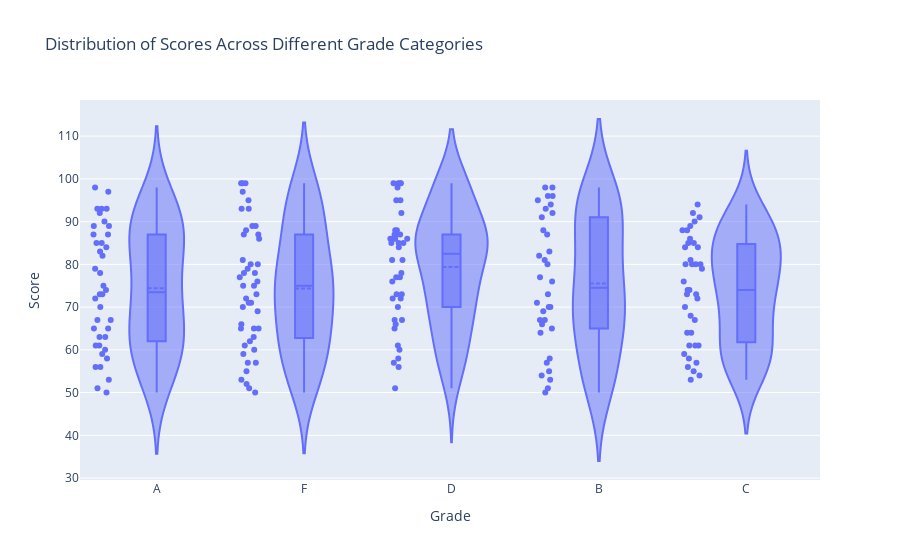
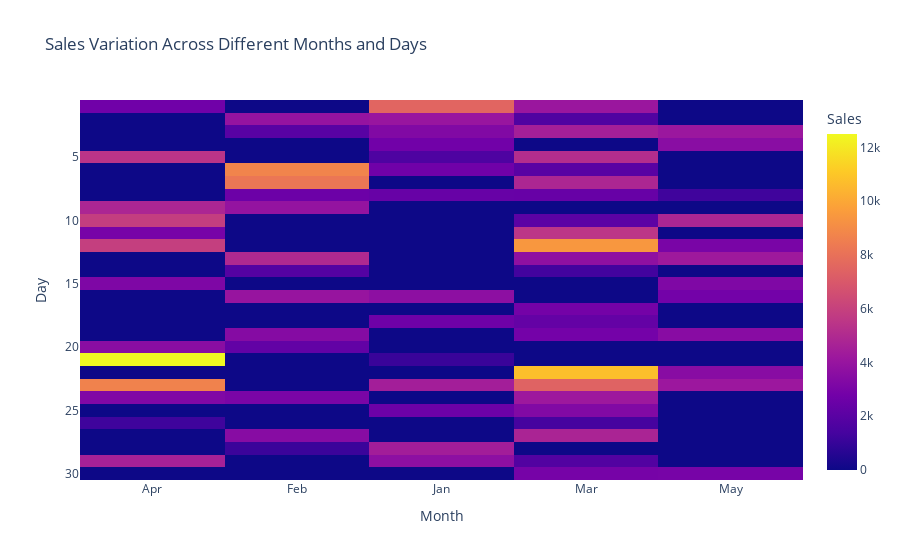

The notebook cell these images were saved under, in order:
### Code cell
'''
Q2. Using the Student Grades, create a violin plot to display the distribution of scores across different grade
categories.
np.random.seed(15)
data = {
    'Grade': np.random.choice(['A', 'B', 'C', 'D', 'F'], 200),
    'Score': np.random.randint(50, 100, 200)
}
df = pd.DataFrame(data
Using the sales data, generate a heatmap to visualize the variation in sales across
different months and days.

np.random.seed(20)
data = {
    'Month': np.random.choice(['Jan', 'Feb', 'Mar', 'Apr', 'May'], 100),
    'Day': np.random.choice(range(1, 31), 100),
    'Sales': np.random.randint(1000, 5000, 100)
}
df = pd.DataFrame(data)
'''

# Set random seed for reproducibility
np.random.seed(15)

# Create the dataset
data = {
    "Grade": np.random.choice(["A", "B", "C", "D", "F"], 200),
    "Score": np.random.randint(50, 100, 200)
}
df = pd.DataFrame(data)

# Create a violin plot
fig = px.violin(df, x="Grade", y="Score", box=True, points="all",
                title="Distribution of Scores Across Different Grade Categories")
fig.update_traces(meanline_visible=True)
fig.show()

2# Heatmap for Sales Data Using Plotly

# Now, let's create the heatmap for the sales data using Plotly:

import numpy as np
import pandas as pd
import plotly.express as px

# Set random seed for reproducibility
np.random.seed(20)

# Create the dataset
data = {
    "Month": np.random.choice(["Jan", "Feb", "Mar", "Apr", "May"], 100),
    "Day": np.random.choice(range(1, 31), 100),
    "Sales": np.random.randint(1000, 5000, 100)
}
df = pd.DataFrame(data)

# Pivot the data to create a matrix for the heatmap
heatmap_data = df.pivot_table(values="Sales", index="Day", columns="Month", aggfunc="sum").fillna(0)

# Create a heatmap
fig = px.imshow(heatmap_data,
                labels=dict(x="Month", y="Day", color="Sales"),
                x=heatmap_data.columns,
                y=heatmap_data.index,
                title="Sales Variation Across Different Months and Days")
fig.show()
'''
Insights:
    The 3D scatter plot and violin plot in Plotly are great for exploring data. 
    the 3D scatter plot shows how three numerical variables are related, giving you a better understanding of your data. 
    The violin plot displays score distributions across different grades, making it easy to compare them. With Plotly’s interactivity, you
    can easily explore the data and spot patterns or unusual points.
'''

### Figure 1 — Plotly figure (JSON) as saved in the notebook; plotly's stock layout.template omitted (floating-point values rounded to 4 significant figures; data arrays with more than 128 entries replaced by an {"elided": "..."} marker saying what was removed)
{"data": [{"alignmentgroup": "True", "box": {"visible": true}, "hovertemplate": "Grade=%{x}<br>Score=%{y}<extra></extra>", "legendgroup": "", "marker": {"color": "#636efa"}, "meanline": {"visible": true}, "name": "", "offsetgroup": "", "orientation": "v", "points": "all", "scalegroup": "True", "showlegend": false, "type": "violin", "x": {"elided": "200 str values"}, "x0": " ", "xaxis": "x", "y": {"elided": "200 int values"}, "y0": " ", "yaxis": "y"}], "layout": {"autosize": true, "legend": {"tracegroupgap": 0}, "title": {"text": "Distribution of Scores Across Different Grade Categories"}, "violinmode": "group", "xaxis": {"anchor": "y", "autorange": true, "domain": [0, 1], "range": [-0.516, 4.5], "title": {"text": "Grade"}, "type": "category"}, "yaxis": {"anchor": "x", "autorange": true, "domain": [0, 1], "range": [29.54, 118.5], "title": {"text": "Score"}, "type": "linear"}}}

### Figure 2 — Plotly figure (JSON) as saved in the notebook; plotly's stock layout.template omitted (floating-point values rounded to 4 significant figures; data arrays with more than 128 entries replaced by an {"elided": "..."} marker saying what was removed)
{"data": [{"coloraxis": "coloraxis", "hovertemplate": "Month: %{x}<br>Day: %{y}<br>Sales: %{z}<extra></extra>", "name": "0", "type": "heatmap", "x": ["Apr", "Feb", "Jan", "Mar", "May"], "xaxis": "x", "y": [1, 2, 3, 4, 5, 6, 7, 8, 9, 10, 11, 12, 13, 14, 15, 16, 17, 18, 19, 20, 21, 22, 23, 24, 25, 26, 27, 28, 29, 30], "yaxis": "y", "z": {"elided": "30x5 int values"}}], "layout": {"autosize": true, "coloraxis": {"colorbar": {"title": {"text": "Sales"}}, "colorscale": [[0, "#0d0887"], [0.1111, "#46039f"], [0.2222, "#7201a8"], [0.3333, "#9c179e"], [0.4444, "#bd3786"], [0.5556, "#d8576b"], [0.6667, "#ed7953"], [0.7778, "#fb9f3a"], [0.8889, "#fdca26"], [1, "#f0f921"]]}, "title": {"text": "Sales Variation Across Different Months and Days"}, "xaxis": {"anchor": "y", "autorange": true, "constrain": "domain", "domain": [0, 1], "range": [-0.5, 4.5], "scaleanchor": "y", "title": {"text": "Month"}, "type": "category"}, "yaxis": {"anchor": "x", "autorange": true, "constrain": "domain", "domain": [0, 1], "range": [30.5, 0.5], "title": {"text": "Day"}, "type": "linear"}}}
